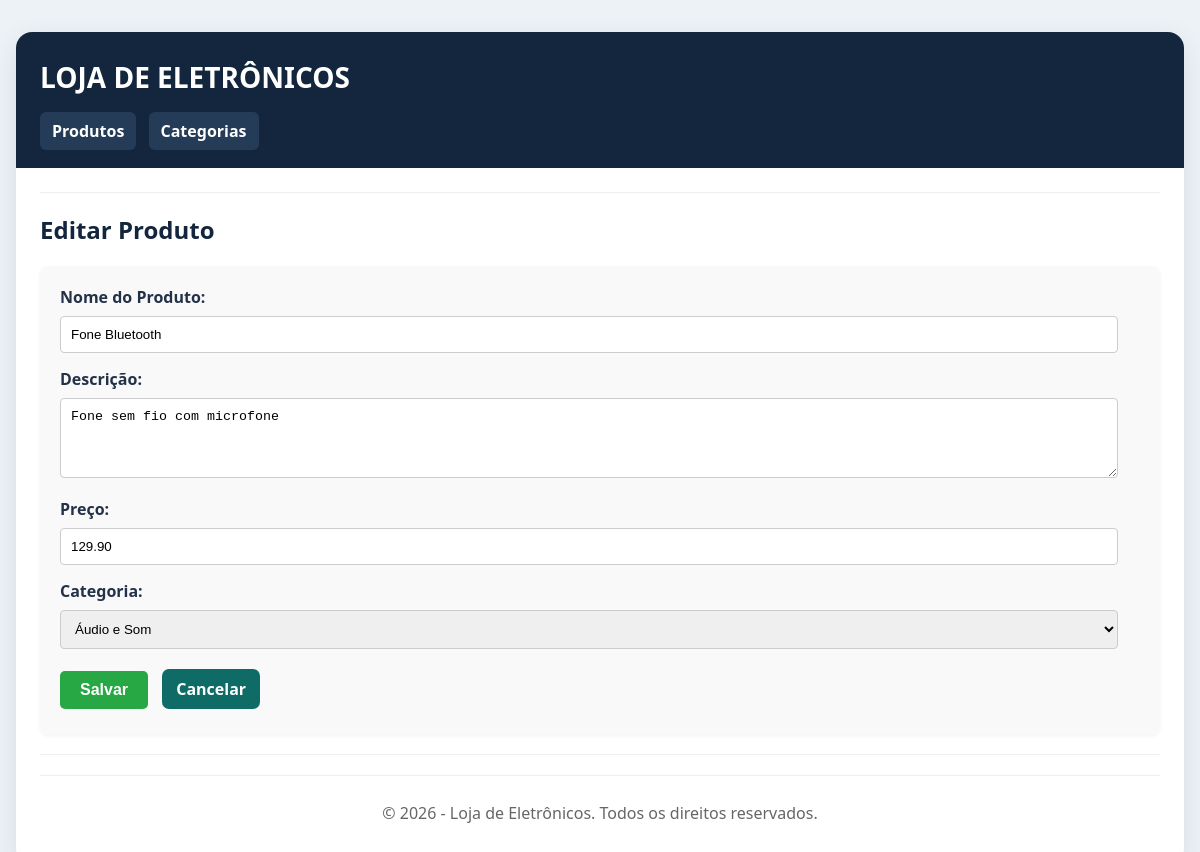
The page /public/index.php?page=produtos&action=edit&id=1 on the database its author committed.
### tables this page shows
CREATE TABLE IF NOT EXISTS produtos (
    id INT AUTO_INCREMENT PRIMARY KEY,
    nome VARCHAR(150) NOT NULL,
    descricao TEXT,
    preco DECIMAL(10, 2) NOT NULL,
    estoque INT UNSIGNED NOT NULL DEFAULT 0,
    categoria_id INT NOT NULL,
    CONSTRAINT fk_produtos_categorias
        FOREIGN KEY (categoria_id) REFERENCES categorias(id)
        ON DELETE RESTRICT
);

### controllers/ProdutoController.php (called while the page is built, shortened)
<?php
include_once '../config/database.php';
include_once '../models/Produto.php';
include_once '../models/Categoria.php';
class ProdutoController {
    private $produto;
    private $categoria;
    public function __construct() {
        $database = new Database();
        $this->conn = $database->getConnection();
        $this->produto = new Produto($this->conn);
        $this->categoria = new Categoria($this->conn);
    }
    public function readOne($id) {
        $this->produto->id = $id;
        $this->produto->readOne();
        return $this->produto;
    }
    public function getCategorias() {
        $stmt = $this->categoria->read();
        return $stmt;
    }
}
?>

### config/database.php (called while the page is built, shortened)
<?php
class Database {
    private $host = "localhost";
    private $db_name = "loja_eletronicos";
    private $username = "root";
    private $password = "";
    public function getConnection(){
        $this->conn = null;
        try{
            $this->conn = new PDO("mysql:host=" . $this->host . ";dbname=" . $this->db_name, $this->username, $this->password);
            $this->conn->exec("set names utf8");
        }catch(PDOException $exception){
            echo "Erro de conexão: " . $exception->getMessage();
        }
        return $this->conn;
    }
}
?>

### models/Produto.php (called while the page is built, shortened)
<?php
class Produto {
    private $conn;
    private $table_name = "produtos";
    public $id;
    public function __construct($db){
        $this->conn = $db;
    }
    function readOne(){
        $query = "SELECT
                    c.nome as categoria_nome, p.id, p.nome, p.descricao, p.preco, p.categoria_id
                FROM
                    " . $this->table_name . " p
                    LEFT JOIN
                        categorias c
                            ON p.categoria_id = c.id
                WHERE
                    p.id = ?
                LIMIT
                    0,1";
        $stmt = $this->conn->prepare( $query );
        $stmt->bindParam(1, $this->id);
        $stmt->execute();
        $row = $stmt->fetch(PDO::FETCH_ASSOC);
        $this->nome = $row["nome"];
        $this->descricao = $row["descricao"];
        $this->preco = $row["preco"];
        $this->categoria_id = $row["categoria_id"];
    }
}
?>

### models/Categoria.php (called while the page is built, shortened)
<?php
class Categoria {
    private $conn;
    private $table_name = "categorias";
    public function __construct($db){
        $this->conn = $db;
    }
    function read(){
        $query = "SELECT id, nome FROM " . $this->table_name . " ORDER BY nome";
        $stmt = $this->conn->prepare($query);
        $stmt->execute();
        return $stmt;
    }
}
?>

### views/produtos/edit_prod.php (the view, shortened to what this page needs)
<?php
include_once __DIR__ .
'/../../controllers/ProdutoController.php';
$controller = new ProdutoController();
$id = isset($_GET['id']) ? $_GET['id'] : die('ID do produto não fornecido.');
$produto = $controller->readOne($id);
$categorias_stmt = $controller->getCategorias();
include __DIR__ .
'/../../views/includes/header.php';
?>
<h2>Editar Produto</h2>
<form action="/loja_eletronicos/public/index.php?page=produtos&action=edit&id=<?php echo $id; ?>" method="POST">
    <label for="nome">Nome do Produto:</label>
    <input type="text" id="nome" name="nome" value="<?php echo htmlspecialchars($produto->nome, ENT_QUOTES); ?>" required>
    <label for="descricao">Descrição:</label>
    <textarea id="descricao" name="descricao"><?php echo htmlspecialchars($produto->descricao, ENT_QUOTES); ?></textarea>
    <label for="preco">Preço:</label>
    <input type="number" id="preco" name="preco" step="0.01" value="<?php echo htmlspecialchars($produto->preco, ENT_QUOTES); ?>" required>
    <label for="categoria_id">Categoria:</label>
    <select id="categoria_id" name="categoria_id" required>
        <?php
        while ($categoria = $categorias_stmt->fetch(PDO::FETCH_ASSOC)) {
            $selected = ($categoria['id'] == $produto->categoria_id) ? 'selected' : '';
            echo "<option value=\"" . $categoria['id'] . "\" {$selected}>" . $categoria['nome'] . "</option>";
        }
        ?>
    </select>
    <button type="submit" class="button">Salvar</button>
    <a href="/loja_eletronicos/public/index.php?page=produtos" class="button">Cancelar</a>
</form>
<?php include __DIR__ .
'/../../views/includes/footer.php'; ?>

### public/css/style.css (style rules this page uses)
body { font-family: "Segoe UI", Arial, sans-serif; margin: 0; padding: 0; background-color: #edf2f7; color: #233249; }
h2 { margin: 0 0 14px; color: #14263d; font-size: 24px; }
.button, .button:visited { display: inline-block; margin: 5px 0; padding: 9px 14px; border: none; border-radius: 7px; background-color: #0f6b65; color: #fff; font-weight: 600; text-decoration: none; cursor: pointer; }
form { margin-top: 20px; padding: 20px; background-color: #f9f9f9; border-radius: 8px; box-shadow: 0 2px 4px rgba(0, 0, 0, 0.05); }
form label { display: block; margin-bottom: 8px; font-weight: bold; }
form input[type="text"], form input[type="number"], form textarea, form select { box-sizing: border-box; width: calc(100% - 22px); padding: 10px; margin-bottom: 15px; border: 1px solid #ccc; border-radius: 4px; }
form textarea { resize: vertical; min-height: 80px; }
form button[type="submit"] { margin-right: 10px; padding: 10px 20px; border: none; border-radius: 5px; background-color: #28a745; color: #fff; font-size: 16px; cursor: pointer; }

### rows shown on the page
produtos: nome "Fone Bluetooth", descricao "Fone sem fio com microfone", preco "129.90"

### other values the page prints
form field categoria_id "Áudio e Som"
